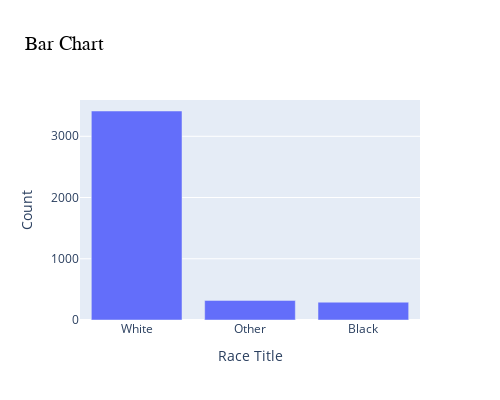
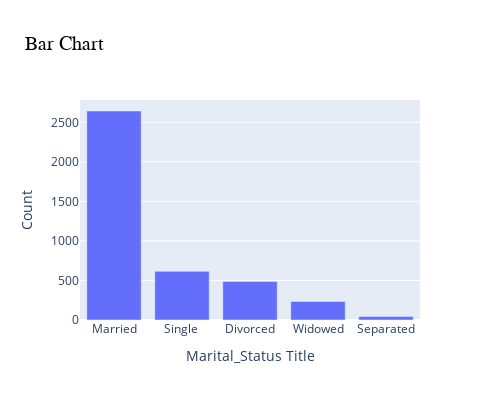
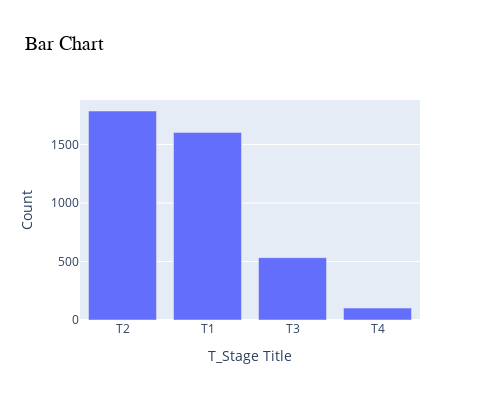
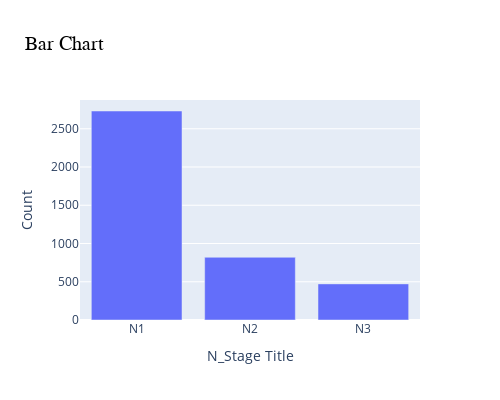

Source (notebook cell) for these figures, in order:
### Code cell
for obj in range(len(object_columns)):
    object_col_name= object_columns.columns[obj]
    pretty_bar(object_col_name)

### Figure 1 — Plotly figure (JSON) as saved in the notebook; plotly's stock layout.template omitted (floating-point values rounded to 4 significant figures)
{"data": [{"alignmentgroup": "True", "hovertemplate": "x_values=%{x}<br>count=%{y}<extra></extra>", "legendgroup": "", "marker": {"color": "#636efa", "pattern": {"shape": ""}}, "name": "", "offsetgroup": "", "orientation": "v", "showlegend": false, "textposition": "auto", "type": "bar", "x": ["White", "Other", "Black"], "xaxis": "x", "y": [3413, 320, 291], "yaxis": "y"}], "layout": {"barmode": "relative", "height": 400, "legend": {"tracegroupgap": 0}, "title": {"font": {"color": "black", "family": "Arial", "size": 20}, "text": "Bar Chart"}, "width": 500, "xaxis": {"anchor": "y", "domain": [0, 1], "title": {"text": "Race Title"}}, "yaxis": {"anchor": "x", "domain": [0, 1], "title": {"text": "Count"}}}}

### Figure 2 — Plotly figure (JSON) as saved in the notebook; plotly's stock layout.template omitted (floating-point values rounded to 4 significant figures)
{"data": [{"alignmentgroup": "True", "hovertemplate": "x_values=%{x}<br>count=%{y}<extra></extra>", "legendgroup": "", "marker": {"color": "#636efa", "pattern": {"shape": ""}}, "name": "", "offsetgroup": "", "orientation": "v", "showlegend": false, "textposition": "auto", "type": "bar", "x": ["Married", "Single ", "Divorced", "Widowed", "Separated"], "xaxis": "x", "y": [2643, 615, 486, 235, 45], "yaxis": "y"}], "layout": {"barmode": "relative", "height": 400, "legend": {"tracegroupgap": 0}, "title": {"font": {"color": "black", "family": "Arial", "size": 20}, "text": "Bar Chart"}, "width": 500, "xaxis": {"anchor": "y", "domain": [0, 1], "title": {"text": "Marital_Status Title"}}, "yaxis": {"anchor": "x", "domain": [0, 1], "title": {"text": "Count"}}}}

### Figure 3 — Plotly figure (JSON) as saved in the notebook; plotly's stock layout.template omitted (floating-point values rounded to 4 significant figures)
{"data": [{"alignmentgroup": "True", "hovertemplate": "x_values=%{x}<br>count=%{y}<extra></extra>", "legendgroup": "", "marker": {"color": "#636efa", "pattern": {"shape": ""}}, "name": "", "offsetgroup": "", "orientation": "v", "showlegend": false, "textposition": "auto", "type": "bar", "x": ["T2", "T1", "T3", "T4"], "xaxis": "x", "y": [1786, 1603, 533, 102], "yaxis": "y"}], "layout": {"barmode": "relative", "height": 400, "legend": {"tracegroupgap": 0}, "title": {"font": {"color": "black", "family": "Arial", "size": 20}, "text": "Bar Chart"}, "width": 500, "xaxis": {"anchor": "y", "domain": [0, 1], "title": {"text": "T_Stage Title"}}, "yaxis": {"anchor": "x", "domain": [0, 1], "title": {"text": "Count"}}}}

### Figure 4 — Plotly figure (JSON) as saved in the notebook; plotly's stock layout.template omitted (floating-point values rounded to 4 significant figures)
{"data": [{"alignmentgroup": "True", "hovertemplate": "x_values=%{x}<br>count=%{y}<extra></extra>", "legendgroup": "", "marker": {"color": "#636efa", "pattern": {"shape": ""}}, "name": "", "offsetgroup": "", "orientation": "v", "showlegend": false, "textposition": "auto", "type": "bar", "x": ["N1", "N2", "N3"], "xaxis": "x", "y": [2732, 820, 472], "yaxis": "y"}], "layout": {"barmode": "relative", "height": 400, "legend": {"tracegroupgap": 0}, "title": {"font": {"color": "black", "family": "Arial", "size": 20}, "text": "Bar Chart"}, "width": 500, "xaxis": {"anchor": "y", "domain": [0, 1], "title": {"text": "N_Stage Title"}}, "yaxis": {"anchor": "x", "domain": [0, 1], "title": {"text": "Count"}}}}
